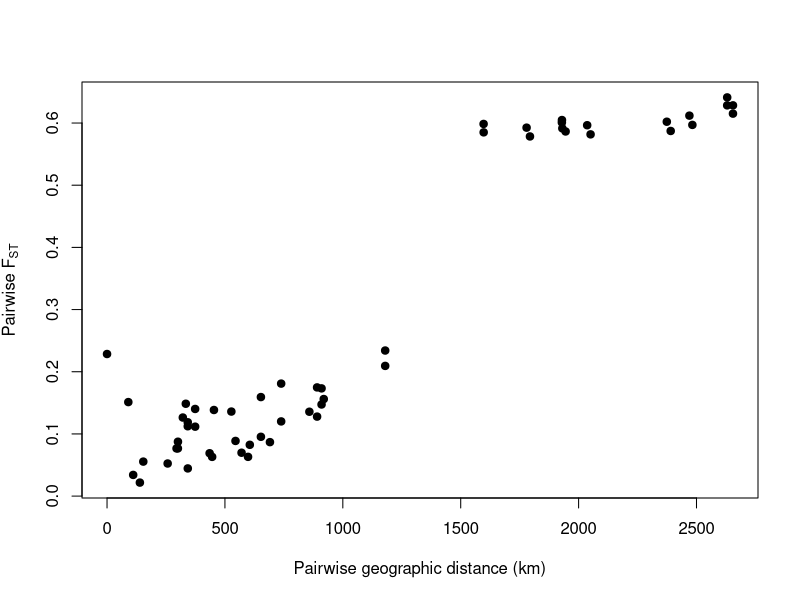

The R script that drew this image:
# Mantel test for IBD
library(tidyverse)
library(vegan)
library(ape)
library(geosphere)

setwd("/Users/bi1ecu/Library/CloudStorage/GoogleDrive-emma.curran@sheffield.ac.uk/My Drive/Marram/pop_gen/fst")


## Create Fst distance matrix ##

fst_data <- read.table("pairwise_fst_marram.fst.summary.txt", header = T) # this is the output from plink

# Get all unique population names
populations <- unique(c(fst_data$POP1, fst_data$POP2))

# Create an empty distance matrix
fst_matrix <- matrix(NA, nrow=length(populations), ncol=length(populations),
                     dimnames=list(populations, populations))

# Fill the matrix
for (i in 1:nrow(fst_data)) {
  p1 <- fst_data$POP1[i]
  p2 <- fst_data$POP2[i]
  val <- fst_data$HUDSON_FST[i]
  fst_matrix[p1, p2] <- val
  fst_matrix[p2, p1] <- val  # Symmetric
}

# Set diagonal to 0 (FST with self = 0)
diag(fst_matrix) <- 0

# Convert to dist object 
fst_dist <- as.dist(fst_matrix)

## Create geographic distance matrix ##
geo_df <- read.csv("25_07_22_Initial_Fst_Coords.csv")
coord_matrix <- as.matrix(geo_df[, c("Longitude", "Latitude")])
rownames(coord_matrix) <- geo_df$Population
geo_dist <- distm(coord_matrix, fun = distHaversine)
geo_dist_matrix <- as.dist(geo_dist)
geo_dist_matrix <- geo_dist_matrix/1000

rownames(geo_dist) <- colnames(geo_dist) <- geo_df$Population
geo_df_long <- as.data.frame(as.table(geo_dist))
colnames(geo_df_long) <- c("POP1", "POP2", "km")

# convert meters to kilometers
geo_df_long$km <- geo_df_long$km / 1000

# remove self-comparisons
geo_df_long <- geo_df_long[geo_df_long$POP1 != geo_df_long$POP2, ]

# keep each pair only once

geo_df_long <- geo_df_long[as.character(geo_df_long$POP1) <
                             as.character(geo_df_long$POP2), ]
write.table(geo_df_long, "pairwise_pop_distance_km.txt", quote = F, row.names = F)

## Mantel test for IBD ##
fst_geo  = mantel(fst_dist, geo_dist_matrix, method = "spearman", permutations = 9999, na.rm = TRUE)


# Extract values from distance matrixes 
fst_values <- as.vector(fst_dist)
geo_values <- as.vector(geo_dist_matrix)

# Create scatter plot

pdf(paste0("ibd_plot_239.pdf"), height=3, width=6, useDingbats=F)
plot(geo_values, fst_values,
     xlab = "Pairwise geographic distance (km)",
     ylab = expression("Pairwise F"[ST]),
     pch = 19)
dev.off()



#### within subspecies mantel test ####

# WITHIN GEO
wi_sub_geo <- read.table("pairwise_pop_distance_km_within_subspecies.txt", header=T)
# Get all unique population names
populations <- unique(c(wi_sub_geo$POP1, wi_sub_geo$POP2))
# Create an empty distance matrix
geo_matrix_wi <- matrix(NA, nrow=length(populations), ncol=length(populations),
                        dimnames=list(populations, populations))
# Fill the matrix
for (i in 1:nrow(wi_sub_geo)) {
  p1 <- wi_sub_geo$POP1[i]
  p2 <- wi_sub_geo$POP2[i]
  val <- wi_sub_geo$km[i]
  geo_matrix_wi[p1, p2] <- val
  geo_matrix_wi[p2, p1] <- val  # Symmetric
}
# Set diagonal to 0 (FST with self = 0)
diag(geo_matrix_wi) <- 0
# Convert to dist object 
geo_dist_wi <- as.dist(geo_matrix_wi)


# WITHIN FST
wi_sub_fst <- read.table("pairwise_fst_marram_within_subspecies.txt", header = T)

# Create an empty distance matrix
fst_matrix_wi <- matrix(NA, nrow=length(populations), ncol=length(populations),
                     dimnames=list(populations, populations))
# Fill the matrix
for (i in 1:nrow(wi_sub_fst)) {
  p1 <- wi_sub_fst$POP1[i]
  p2 <- wi_sub_fst$POP2[i]
  val <- wi_sub_fst$HUDSON_FST[i]
  fst_matrix_wi[p1, p2] <- val
  fst_matrix_wi[p2, p1] <- val  # Symmetric
}
# Set diagonal to 0 (FST with self = 0)
diag(fst_matrix_wi) <- 0
# Convert to dist object 
fst_dist_wi <- as.dist(fst_matrix_wi)

# Mantel test
fst_geo_wi  = mantel(fst_dist_wi, geo_dist_wi, method = "spearman", permutations = 9999, na.rm = TRUE)


#### between subspecies mantel test ####

# BETWEEN GEO
bw_sub_geo <- read.table("pairwise_pop_distance_km_between_subspecies.txt", header=T)
# Get all unique population names
populations <- unique(c(bw_sub_geo$POP1, bw_sub_geo$POP2))
# Create an empty distance matrix
geo_matrix_bw <- matrix(NA, nrow=length(populations), ncol=length(populations),
                        dimnames=list(populations, populations))
# Fill the matrix
for (i in 1:nrow(bw_sub_geo)) {
  p1 <- bw_sub_geo$POP1[i]
  p2 <- bw_sub_geo$POP2[i]
  val <- bw_sub_geo$km[i]
  geo_matrix_bw[p1, p2] <- val
  geo_matrix_bw[p2, p1] <- val  # Symmetric
}
# Set diagonal to 0 (FST with self = 0)
diag(geo_matrix_bw) <- 0
# Convert to dist object 
geo_dist_bw <- as.dist(geo_matrix_bw)


# BETWEEN FST
bw_sub_fst <- read.table("pairwise_fst_marram_between_subspecies.txt", header = T)

# Create an empty distance matrix
fst_matrix_bw <- matrix(NA, nrow=length(populations), ncol=length(populations),
                        dimnames=list(populations, populations))
# Fill the matrix
for (i in 1:nrow(bw_sub_fst)) {
  p1 <- bw_sub_fst$POP1[i]
  p2 <- bw_sub_fst$POP2[i]
  val <- bw_sub_fst$HUDSON_FST[i]
  fst_matrix_bw[p1, p2] <- val
  fst_matrix_bw[p2, p1] <- val  # Symmetric
}
# Set diagonal to 0 (FST with self = 0)
diag(fst_matrix_bw) <- 0
# Convert to dist object 
fst_dist_bw <- as.dist(fst_matrix_bw)

# Mantel test
fst_geo_bw  = mantel(fst_dist_bw, geo_dist_bw, method = "spearman", permutations = 9999, na.rm = TRUE)
